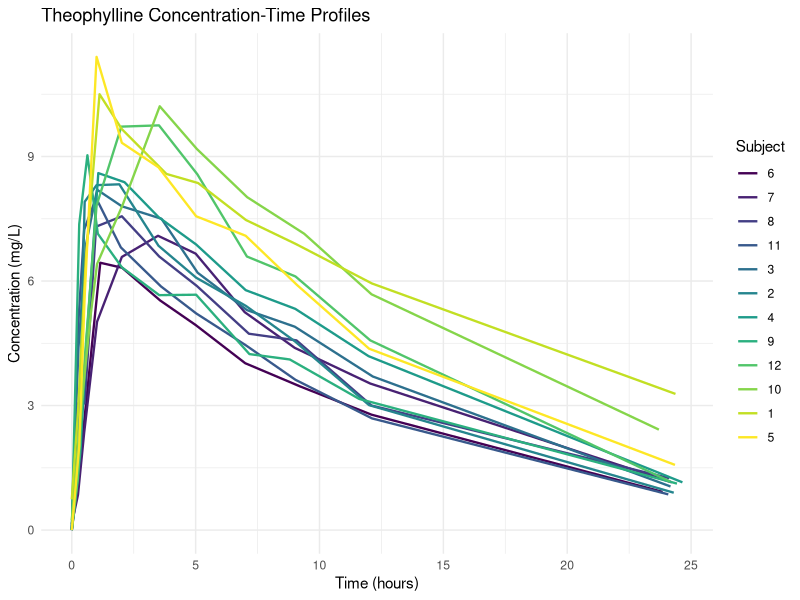
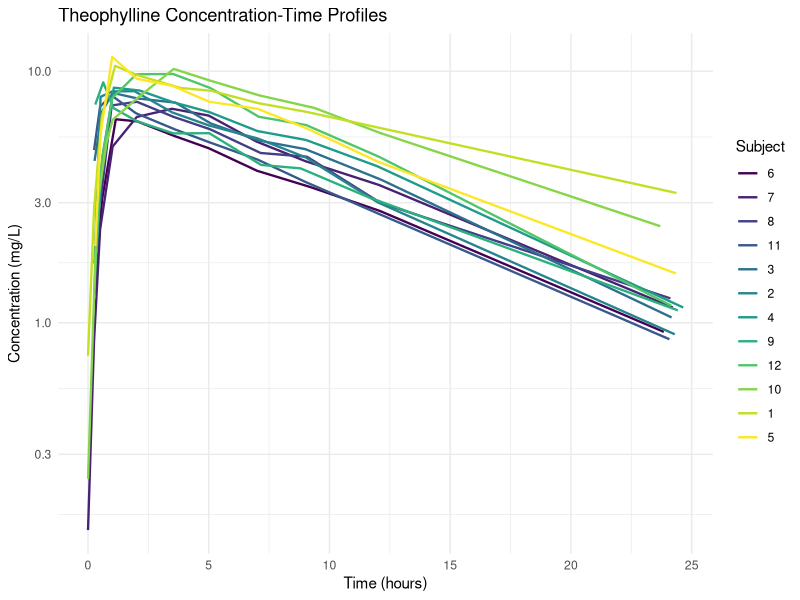

These charts were generated, in order, by the following R code:
library(dplyr)
library(ggplot2)

data("Theoph")
head(Theoph)
str(Theoph)

#(a) spaghetti plot - linear scale
p1 <- ggplot(Theoph, aes(x = Time, y = conc, group = Subject, color = Subject)) +
  geom_line(linewidth = 0.8) +
  labs(
    title = "Theophylline Concentration-Time Profiles",
    x = "Time (hours)",
    y = "Concentration (mg/L)"
  ) +
  theme_minimal()

ggsave(
  "Week 01/figures/theoph_linear.png",
  plot = p1,
  width = 8,
  height = 5,
  dpi = 300
)

# spaghetti plot - log10 scale

sum(Theoph$conc <= 0)

p2 <- ggplot(filter(Theoph, conc > 0),
       aes(x = Time, y = conc, group = Subject, color = Subject)) +
  geom_line(linewidth = 0.8) +
  scale_y_log10() +
  labs(
  title = "Theophylline Concentration-Time Profiles",
  x = "Time (hours)",
  y = "Concentration (mg/L)"
  ) +
  theme_minimal()

ggsave(
  "Week 01/figures/theoph_logscale.png",
  plot = p2,
  width = 8,
  height = 5,
  dpi = 300
)

# (b) Cmax and Tmax for each subject
pk_summary <- Theoph %>%
  group_by(Subject) %>%
  summarise(
    Cmax = max(conc),
    Tmax = Time[which.max(conc)]
  )

print(pk_summary)

# (c) calculate total dose and dose-normalized dose
pk_summary <- pk_summary %>%
  left_join(
    Theoph %>%
      group_by(Subject) %>%
      summarise(
        Total_Dose = first(Dose * Wt)
      ),
    by = "Subject"
  ) %>%
  mutate(
    Dose_Normalized_Cmax = Cmax / Total_Dose
  )

print(pk_summary)

# (d) Verify predictions
# Subject with latest Tmax
pk_summary %>%
  filter(Tmax == max(Tmax))

# Subject with highest dose-normalised Cmax
pk_summary %>%
  filter(Dose_Normalized_Cmax == max(Dose_Normalized_Cmax))
